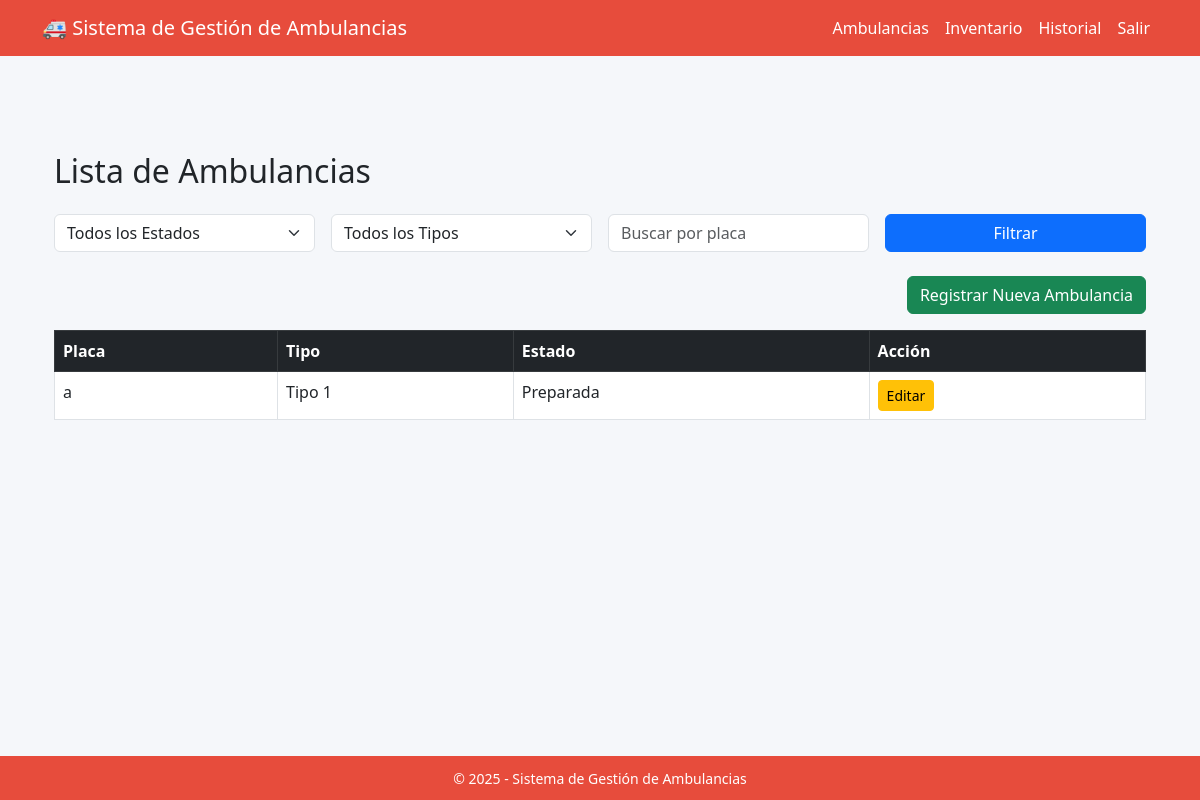
/ambulancias/, run on the app's committed database.
### ambulancias/models.py (models this page shows, shortened)
class Ambulancia(models.Model):
    placa = models.CharField(max_length=10, unique=True)
    ESTADO_AMB = [
        ('preparada', 'Preparada'),
        ('en_proceso', 'En proceso'),
        ('inhabilitada', 'Inhabilitada')]
    estado = models.CharField(max_length=20, choices=ESTADO_AMB, default='en_proceso')
    TIPO_AMB = [
        ('tipo_1', 'Tipo 1'),
        ('tipo_2', 'Tipo 2'),
        ('tipo_3', 'Tipo 3')]
    tipo_A = models.CharField(max_length=10, choices=TIPO_AMB)
    capacidad = models.IntegerField(null=True, blank=True)
    marca = models.CharField(max_length=50)
    fecha_adquisicion = models.DateField()
    objects = AmbulanciaManager()

### ambulancias/views.py (the view)
# urls.py: path('', views.listar_ambulancias, name='listar_ambulancias'),
def listar_ambulancias(request):
    estado = request.GET.get('estado')
    tipo = request.GET.get('tipo')
    placa = request.GET.get('placa')
    ambulancias = AmbulanciaService.listar_filtradas(estado, tipo, placa)
    return render(request, 'ambulancias/listar.html', {
        'ambulancias': ambulancias,
        'estados': Ambulancia.ESTADO_AMB,
        'tipos': Ambulancia.TIPO_AMB,
    })

### ambulancias/dao/ambulancia_dao.py (called while the page is built)
    @staticmethod
    def filtrar_ambulancias(estado=None, tipo=None, placa=None):
        queryset = Ambulancia.objects.all()
        if estado:
            queryset = queryset.filter(estado=estado)
        if tipo:
            queryset = queryset.filter(tipo_A=tipo)
        if placa:
            queryset = queryset.filter(placa__icontains=placa)
        return queryset

### ambulancias/services/ambulancia_service.py (called while the page is built)
    @staticmethod
    def listar_filtradas(estado=None, tipo=None, placa=None):
        return AmbulanciaDAO.filtrar_ambulancias(estado, tipo, placa)

### ambulancias/templates/ambulancias/listar.html (shortened to what this page needs)
{% extends 'base.html' %}
{% load static %}
{% block content %}
<div class="container mt-5">
    <h2 class="mb-4">Lista de Ambulancias</h2>
    <form method="get" class="row g-3 mb-4">
        <div class="col-md-3">
            <select name="estado" class="form-select">
                <option value="">Todos los Estados</option>
            </select>
        </div>
        <div class="col-md-3">
            <select name="tipo" class="form-select">
                <option value="">Todos los Tipos</option>
            </select>
        </div>
        <div class="col-md-3">
            <input type="text" name="placa" class="form-control" placeholder="Buscar por placa" value="{{ request.GET.placa }}">
        </div>
        <div class="col-md-3">
            <button type="submit" class="btn btn-primary w-100">Filtrar</button>
        </div>
    </form>
    <div class="mb-3 text-end">
        <a href="{% url 'ambulancias:registrar_ambulancia' %}" class="btn btn-success">Registrar Nueva Ambulancia</a>
    </div>
    <table class="table table-bordered table-hover">
        <thead class="table-dark">
            <tr>
                <th>Placa</th>
                <th>Tipo</th>
                <th>Estado</th>
                <th>Acción</th>
            </tr>
        </thead>
        <tbody>
            {% for ambulancia in ambulancias %}
            <tr>
                <td>{{ ambulancia.placa }}</td>
                <td>{{ ambulancia.get_tipo_A_display }}</td>
                <td>{{ ambulancia.get_estado_display }}</td>
                <td>
                    <a href="{% url 'ambulancias:editar_ambulancia' ambulancia.id %}" class="btn btn-sm btn-warning">Editar</a>
                </td>
            </tr>
            {% empty %}
            <tr>
                <td colspan="4" class="text-center">No se encontraron ambulancias.</td>
            </tr>
            {% endfor %}
        </tbody>
    </table>
</div>
{% endblock %}

### templates/base.html (style rules this page uses)
body { background-color: #f5f7fa; display: flex; flex-direction: column; min-height: 100vh; }

### data on the page
Ambulancia: placa "a", tipo_A "Tipo 1", estado "Preparada"
